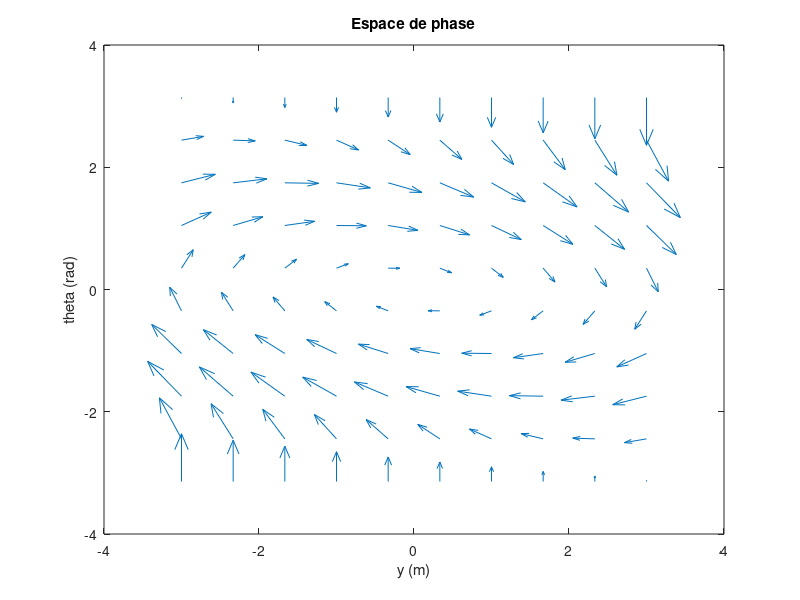

The MATLAB source for this figure: (Note: this script raises an error after producing the figure.)

%% 1.4.1 - Phase space 
    clear all, clc, close all    
    v=1;
    l=0.4;
    k1 = -0.10;
    k2 = -0.0;
    k3 = -0.10;

    [theta,y] = meshgrid(linspace(-pi,pi,10),linspace(-3,3,10));
    y_prime   = sin(theta)*v;

    delta     = k1*y + k2*y_prime + k3*theta;
    theta_prime = tan(delta)*v/l;

    figure
    quiver(y,theta,y_prime,theta_prime)
    title('Espace de phase')
    xlabel('y (m)')
    ylabel('theta (rad)')
    
%% 1.4.2 - LQR Conception (Auto-Pilot)
    clear all, clc, close all    

% 1) Load constants & matrices (A, B, C, D, Q, N)
    loadconstants
    loadAutoPilotLinearMatrices 
    loadAutoPilotCostMatrices
    
% 2) Compute K matrix and N matrix with LQR technique
    [KautoPilot,~,~] = lqr(A, B, Q, R, N);
    N =  -inv(C*inv(A-(B*KautoPilot))*B);  
    
% 3) Build closed-loop system with K controller and N vector
    autopilotClosedLoopSystem = ss(A-B*KautoPilot, B*N, C, D, 'StateName',{'Position (y)' 'Angle (theta)' 'Speed'}, 'InputName',{'Input 1' 'Input2'} , 'OutputName',{'Velocity' 'Position'}); 

% 4) Analyze LQR closed-loop system
    t = 0:0.01:10;
    r = [yReference*ones(length(t), 1), speedReference*ones(length(t), 1)];
    [y, t, x] = lsim(autopilotClosedLoopSystem, r, t, x0);
    figure()
    subplot(3, 1, 1)
    plot(x(:,1))
    title('Position (y)')
    subplot(3, 1, 2)
    plot(x(:,2))
    title('Theta')
    subplot(3, 1, 3)
    plot(x(:,3))
    title('Speed')

% Closed-Loop System Pole and Zeros
    figure()
    pzmap(CLsys)
    
%% 1.4.3 - Parking 
    clear, clc, close all    

% 1) Load constants & matrices (A, B, C, D, Q, N)
    loadconstants
    loadParkingLinearMatrices 
    
% 2) Compute K matrix and N matrix with poles placement technique 
    p = [-1+0.5i, -1-0.5i, -1];
    Kparking = place(A, B, p);
    Nparking =  -inv(C*inv(A-(B*Kparking))*B);  
    
% 3) Build closed-loop system with K controller and N vector
    parkingClosedLoopSystem = ss(A-B*Kparking, B*Nparking, C, D, 'StateName',{'Position (y)' 'Angle (theta)' 'Speed'}, 'InputName',{'Input 1' 'Input2'} , 'OutputName',{'Velocity' 'Position'}); 

% 4) Analyze LQR closed-loop system
    t = 0:0.01:10;
    r = [xReference*ones(length(t), 1), yReference*ones(length(t), 1)];
    [y, t, x] = lsim(parkingClosedLoopSystem, r, t, x0);
    figure()
    subplot(3, 1, 1)
    plot(x(:,1))
    title('Position (x)')
    subplot(3, 1, 2)
    plot(x(:,2))
    title('Position (y)')
    subplot(3, 1, 3)
    plot(x(:,3))
    title('Theta')

% Closed-Loop System Pole and Zeros
    figure()
    pzmap(parkingClosedLoopSystem)
    
 